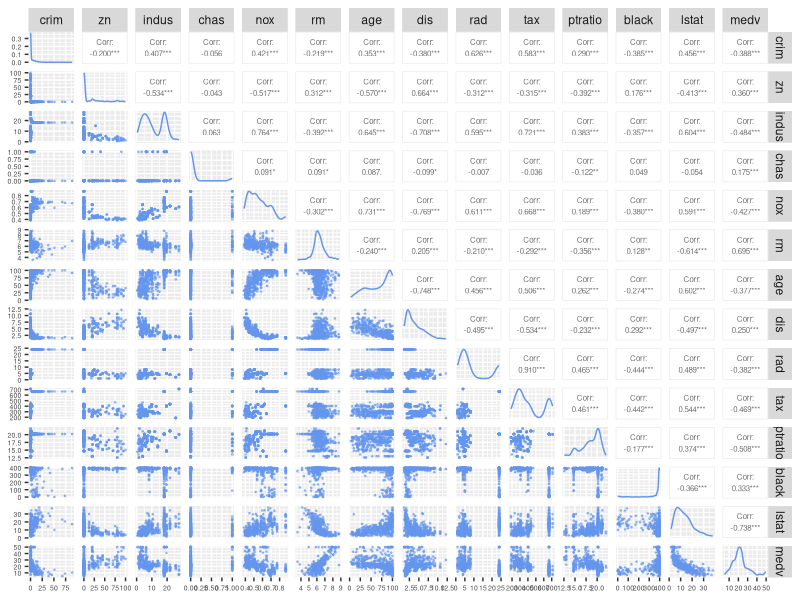
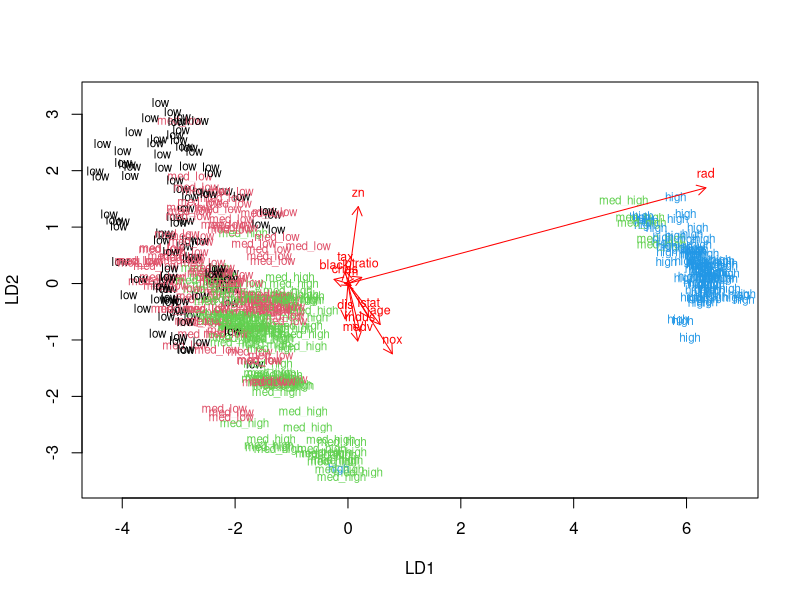
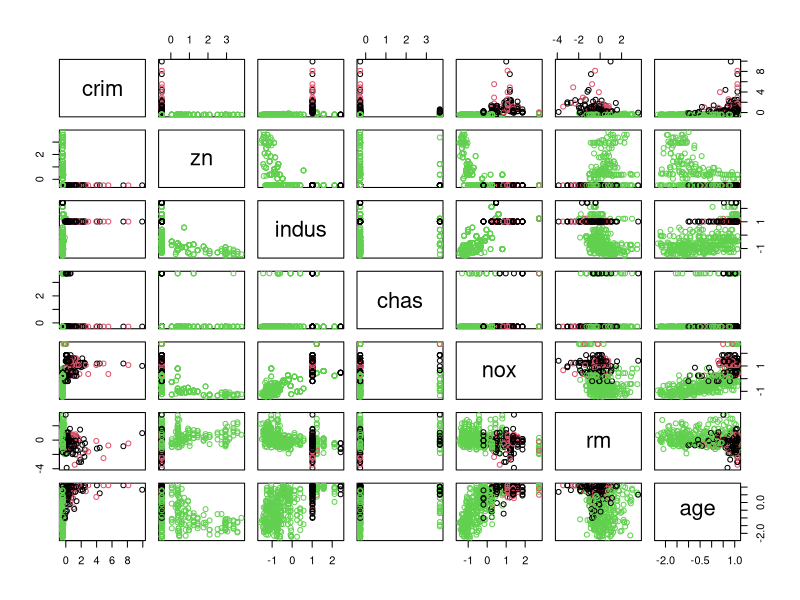
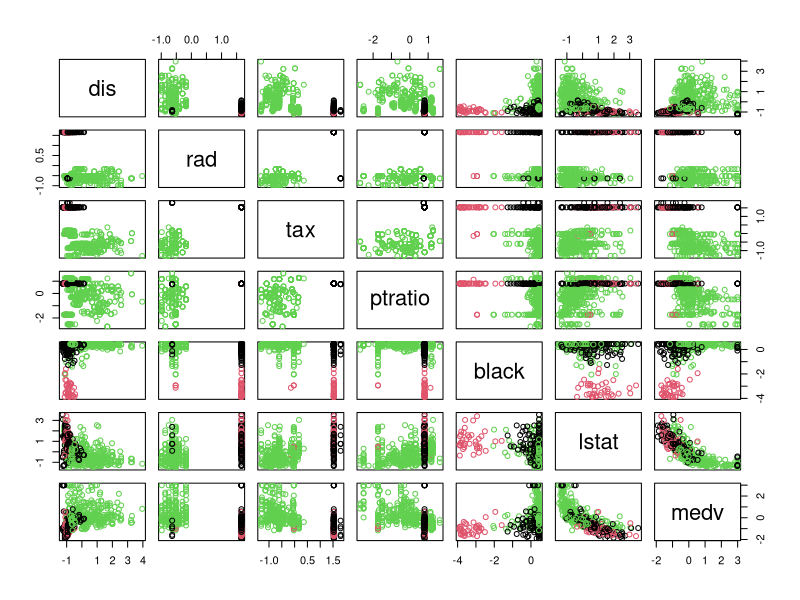
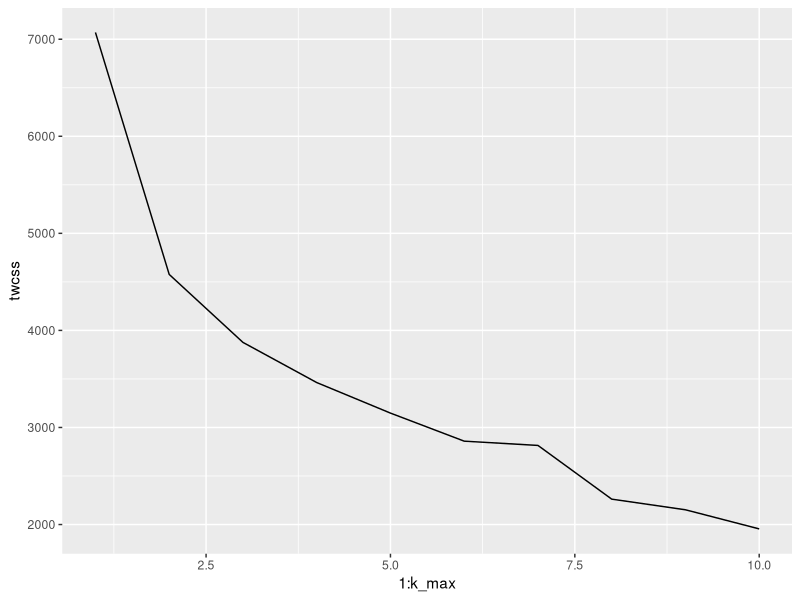
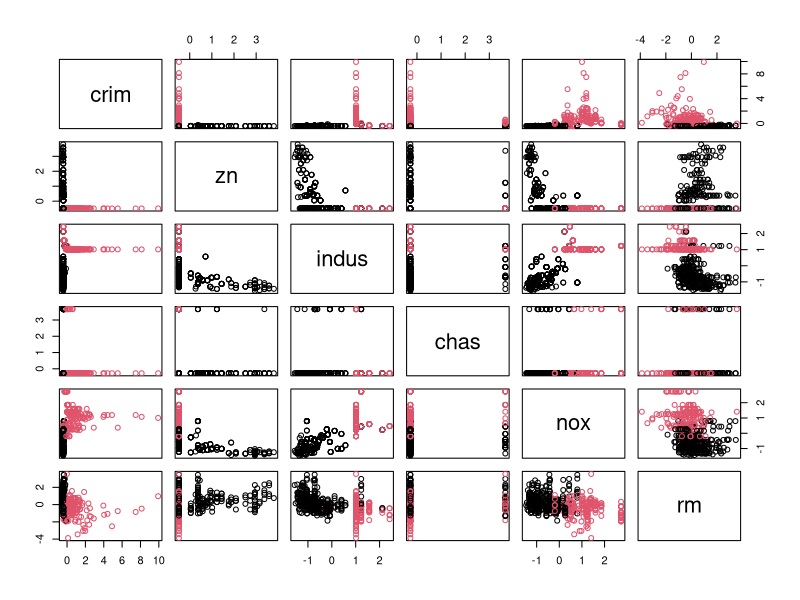
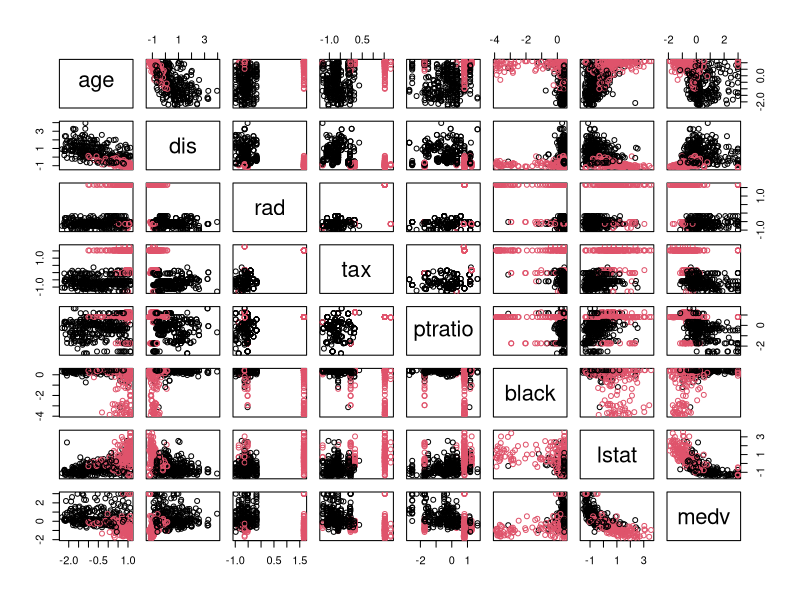

Source code (R) for these figures, in order:
## ---- chunk 1
# access the MASS package
library(MASS)
# load the data
data("Boston")
## ---- chunk 2
# dimensions of data
dim(Boston)

## ---- chunk 3
# variables
colnames(Boston)
## ---- chunk 4

summary(Boston)

## ---- chunk 5

# Access the libraries needed for visualization of data
library(GGally)
library(ggplot2)

## ---- chunk 6

library(tidyverse)
# drop variable chas
# Boston <- dplyr::select(Boston, -chas) 

# plot distributions and correlations of continuous variables 
p <- Boston %>% 
  ggpairs(
    mapping = aes(alpha=0.5), 
    lower = list(continuous = wrap("points", colour = "cornflower blue", size=0.3)), 
    upper = list(continuous = wrap("cor", size = 2)),
    diag = list(continuous = wrap("densityDiag", colour = "cornflower blue"))) +
 theme(axis.text.x = element_text(size=5), 
       axis.text.y = element_text(size=5))  
p



## ---- chunk 7
# center and standardize variables
boston_scaled <- scale(Boston)
# change the object to data frame
boston_scaled <- as.data.frame(boston_scaled)
# summaries of the scaled variables
summary(boston_scaled,digits=2)

## ---- chunk 8
# create a quantile vector of crim and print it
bins <- quantile(boston_scaled$crim)
bins

# create a categorical variable 'crime'
crime <- cut(boston_scaled$crim, breaks = bins, include.lowest = TRUE,label=c("low","med_low","med_high","high"))

# look at the table of the new factor crime
table(crime)

# remove original crim from the dataset
boston_scaled <- dplyr::select(boston_scaled, -crim)

# add the new categorical value to scaled data
boston_scaled <- data.frame(boston_scaled, crime)
## ---- chunk 9
# number of rows in the Boston dataset 
n <- nrow(boston_scaled)

# choose randomly 80% of the rows
ind <- sample(n,  size = n * 0.8)

# create train set
train <- boston_scaled[ind,]

# create test set 
test <- boston_scaled[-ind,]

## ---- chunk 10

# linear discriminant analysis
lda.fit <- lda(crime ~ ., data = train)

# print the lda.fit object
lda.fit
## ---- chunk 11
# the function for lda biplot arrows
lda.arrows <- function(x, myscale = 1, arrow_heads = 0.1, color = "red", tex = 0.75, choices = c(1,2)){
  heads <- coef(x)
  arrows(x0 = 0, y0 = 0, 
         x1 = myscale * heads[,choices[1]], 
         y1 = myscale * heads[,choices[2]], col=color, length = arrow_heads)
  text(myscale * heads[,choices], labels = row.names(heads), 
       cex = tex, col=color, pos=3)
}

# target classes as numeric
classes <- as.numeric(train$crime)

# plot the lda results
plot(lda.fit, dimen = 2, col=classes,pch=classes)

lda.arrows(lda.fit, myscale = 2)

## ---- chunk 12

# save the correct classes from test data
correct_classes <- test$crime

# remove the crime variable from test data
test <- dplyr::select(test, -crime)

## ---- chunk 13
# predict classes with test data
lda.pred <- predict(lda.fit, newdata = test)

# cross tabulate the results
table(correct = correct_classes, predicted = lda.pred$class) %>% prop.table 

## ---- chunk 14
# load MASS and Boston
library(MASS)
data('Boston')

# remove variable chas 
#Boston <- Boston %>% select(-chas)

# center and standardize variables
boston_scaled <- scale(Boston)

# change the object to data frame
boston_scaled <- as.data.frame(boston_scaled)

# euclidean distance matrix
dist_eu <- dist(boston_scaled)

# look at the summary of the distances
summary(dist_eu)
## ---- chunk 15
# k-means clustering
km <-kmeans(Boston, centers = 3)

# plot the Boston dataset with clusters
pairs(boston_scaled[1:7], col = km$cluster)
pairs(boston_scaled[8:14], col = km$cluster)

## ---- chunk 16
set.seed(123)

# determine the number of clusters
k_max <- 10

# calculate the total within sum of squares
twcss <- sapply(1:k_max, function(k){kmeans(boston_scaled, k)$tot.withinss})

# visualize the results
qplot(x = 1:k_max, y = twcss, geom = 'line')

## ---- chunk 17

# k-means clustering
km <-kmeans(boston_scaled, centers = 2)

# plot the Boston dataset with 2 clusters
pairs(boston_scaled[1:6], col = km$cluster)
pairs(boston_scaled[7:14], col = km$cluster)


